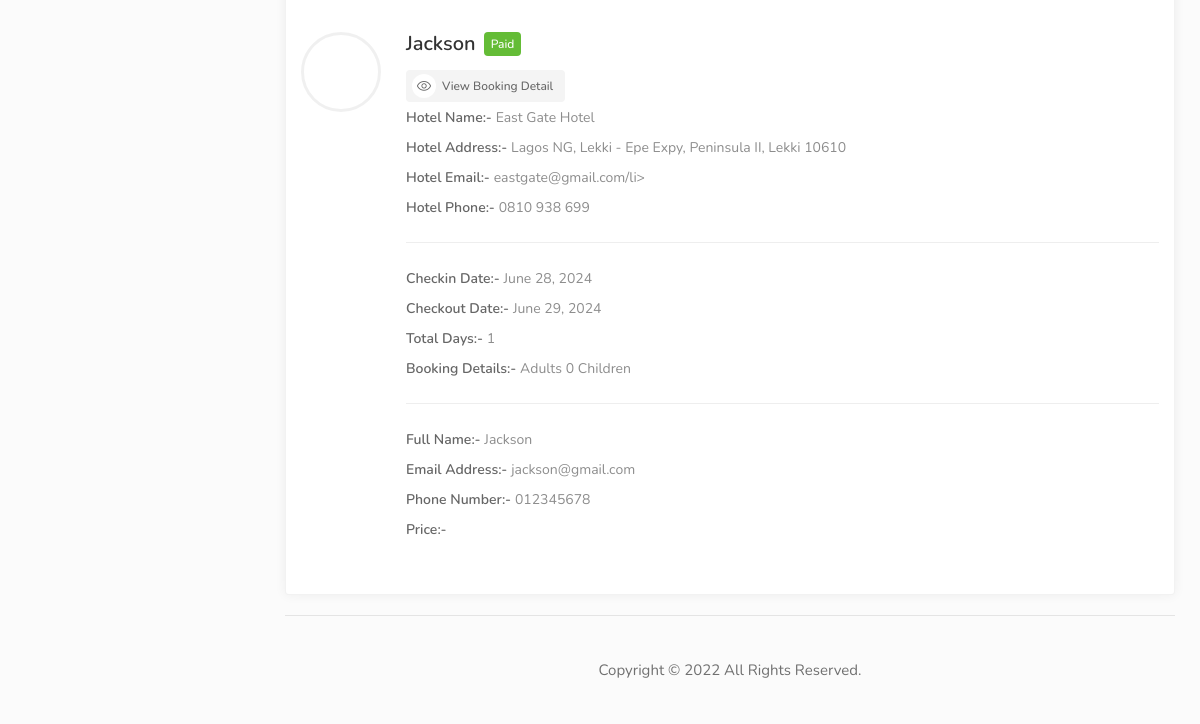
Before: /dashboard/bookings/ (signed in, lower part) with the older database file.
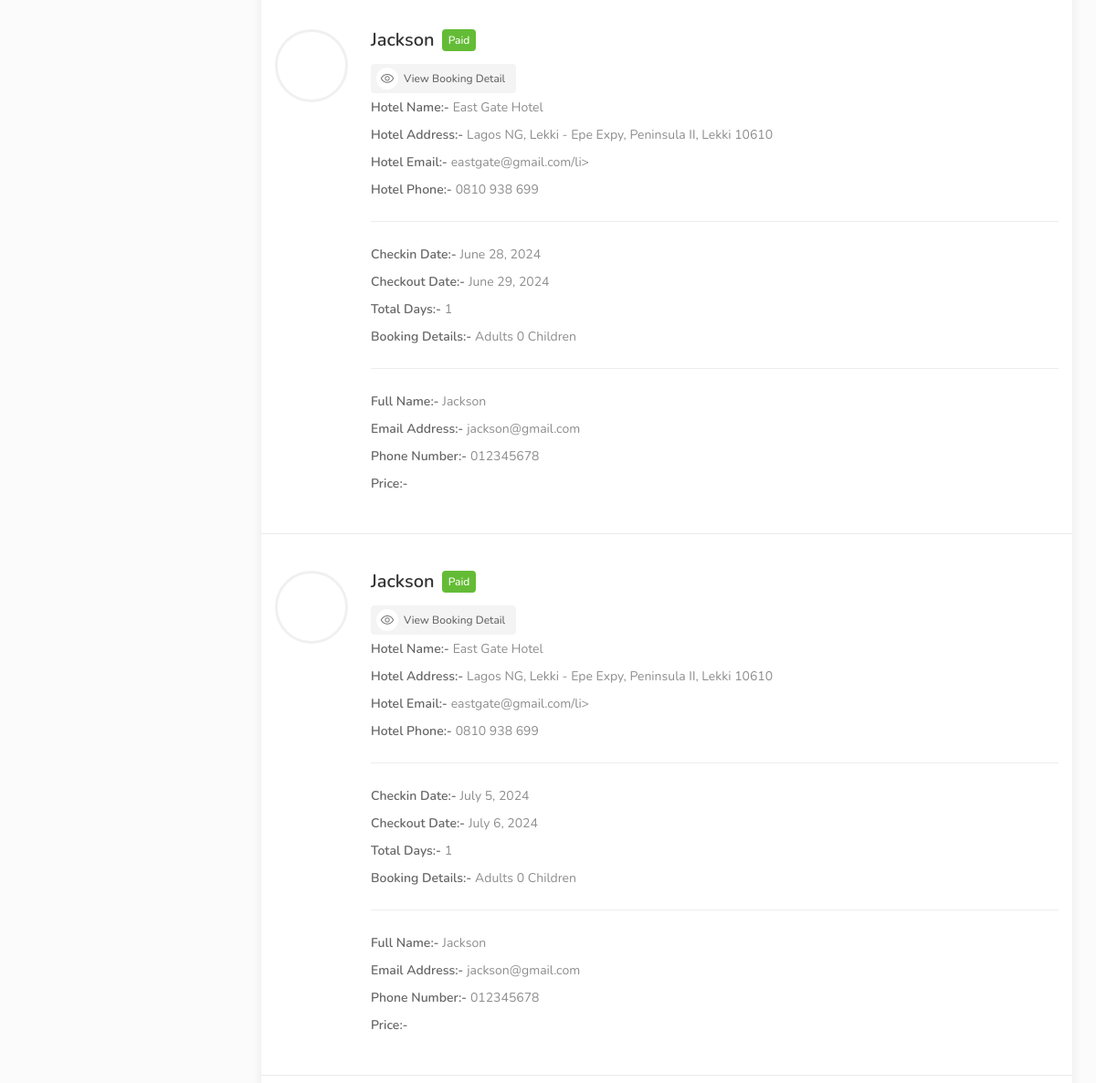
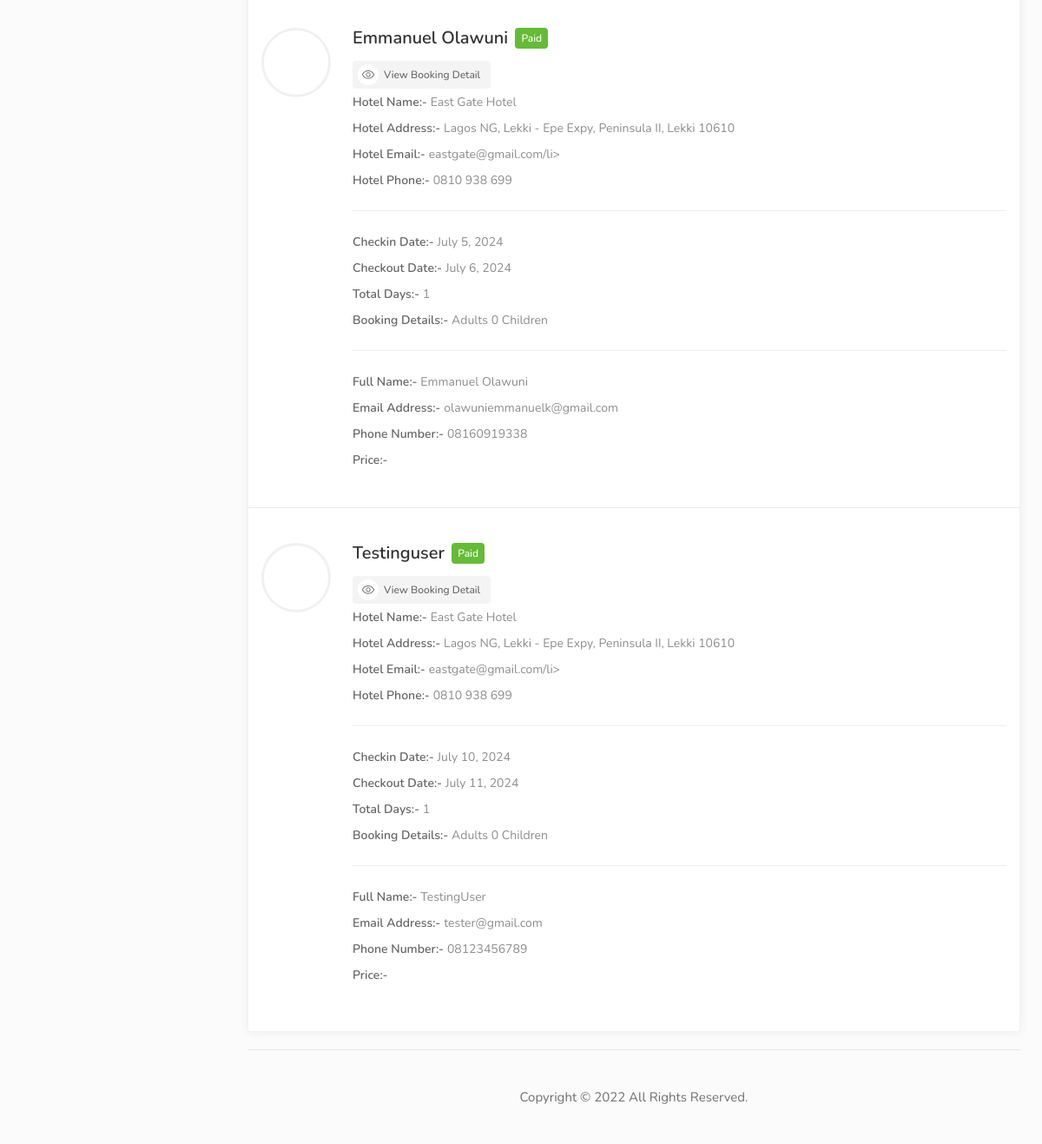
After: the same page with the newer database file (2 pictures, top to bottom).
### hotel/models.py (models this page shows, shortened)
class Booking(models.Model):
    user = models.ForeignKey(User, on_delete=models.SET_NULL, null=True, blank=True)
    payment_status = models.CharField(max_length=100, choices=PAYMENT_STATUS)
    full_name = models.CharField(max_length=255)
    email = models.CharField(max_length=255)
    phone = models.CharField(max_length=255)
    hotel = models.ForeignKey(Hotel, on_delete=models.SET_NULL, null=True, blank=True)
    room_type = models.ForeignKey(RoomType, on_delete=models.SET_NULL, null=True, blank=True)
    room = models.ManyToManyField(Room)
    before_discount = models.DecimalField(max_digits=12, decimal_places=2, default=0.00)
    total = models.DecimalField(max_digits=12, decimal_places=2, default=0.00)
    saved = models.DecimalField(max_digits=12, decimal_places=2, default=0.00)
    check_in_date = models.DateField()
    check_out_date = models.DateField(null=True, blank=True)
    total_days = models.PositiveIntegerField(default=0)
    num_adults = models.PositiveIntegerField(default=1)
    num_children = models.PositiveIntegerField(default=0)
    checked_in = models.BooleanField(default=False)
    checked_out = models.BooleanField(default=False)
    is_active = models.BooleanField(default=False)
    checked_in_tracker = models.BooleanField(default=False)
    checked_out_tracker = models.BooleanField(default=False)
    coupons = models.ManyToManyField("hotel.Coupon", blank=True)
    date = models.DateTimeField(auto_now_add=True)
    stripe_payment_intent = models.CharField(max_length=1000, null=True, blank=True)
    successID = ShortUUIDField(unique=True, length=10, max_length=20, alphabet="abcdefghijklmnopqrstuvwxyz", null=True, blank=True)
    booking_id = ShortUUIDField(unique=True, length=10, max_length=20, alphabet="abcdefghijklmnopqrstuvwxyz")

class Hotel(models.Model):
    user = models.ForeignKey(User, on_delete=models.SET_NULL, null=True)  # The hotel lister
    name = models.CharField(max_length=255)
    description = CKEditor5Field(null=True, blank=True, config_name='extends')
    image = models.FileField(upload_to="hotel_gallery")
    address = models.CharField(max_length=500)
    mobile = models.CharField(max_length=20)
    email = models.EmailField()
    status = models.CharField(max_length=20, choices=HOTEL_STATUS, default="Live")
    tags = TaggableManager(blank=True)
    views = models.IntegerField(default=0)
    featured = models.BooleanField(default=False)
    hotelID = ShortUUIDField(unique=True, length=10, max_length=20, alphabet="abcdefghijklmnopqrstuvwxyz")
    slug = models.SlugField(unique=True)
    date = models.DateTimeField(auto_now_add=True)
    website = models.CharField(max_length=2048, null=True, blank=True)
    facebook = models.CharField(max_length=2048, null=True, blank=True)
    twitter = models.CharField(max_length=2048, null=True, blank=True)
    instagram = models.CharField(max_length=2048, null=True, blank=True)
    youtube = models.CharField(max_length=2048, null=True, blank=True)
    def thumbnail(self):
        if self.image:
            return mark_safe("<img src='%s' width='50' height='50' style='object-fit: cover; border-radius 7px;' />" % (self.image.url))
        return "No Image"
    thumbnail.short_description = 'Thumbnail'
    def hotel_gallery(self):
        return HotelGallery.objects.filter(hotel=self)

### user_dashboard/views.py (the view)
# urls.py: path("bookings/", views.bookings, name="bookings"),
@login_required
def bookings(request):
    booking = Booking.objects.filter(user=request.user, payment_status="paid")
    context = {
        "booking": booking
    }
    return render(request, "user_dashboard/booking.html", context)

### templates/user_dashboard/booking.html (shortened to what the changed rows need)
{% extends 'partials/dashboard_base.html' %}
{% load static %}
{% block content %}
<div class="row">
    <div class="col-lg-12">
        <div class="utf_dashboard_list_box margin-top-0">
            <ul>
                {% for b in booking %}
                <li class="utf_approved_booking_listing margin-bottom-10 ">
                    <div class="utf_list_box_listing_item bookings">
                        <div class="utf_list_box_listing_item-img"><img src="{{ profile.image.url }}" alt=""></div>
                        <div class="utf_list_box_listing_item_content">
                            <div class="inner">
                                <h3>{{ b.full_name|title}} <span class="utf_booking_listing_status">{{b.payment_status|title}}</span></h3>
                                <div class=""> <a href="{% url 'user_dashboard:booking_detail' b.booking_id %}" class="button gray "><i class="sl sl-icon-eye"></i> View Booking Detail</a> </div>
                                <div class="utf_inner_booking_listing_list">
                                    <h5>Hotel Name:-</h5>
                                    <ul class="utf_booking_listing_list">
                                        <li>{{ b.hotel.name }}</li>
                                    </ul>
                                </div>
                                <div class="utf_inner_booking_listing_list">
                                    <h5>Hotel Address:-</h5>
                                    <ul class="utf_booking_listing_list">
                                        <li>{{ b.hotel.address }}</li>
                                    </ul>
                                </div>
                                <div class="utf_inner_booking_listing_list">
                                    <h5>Hotel Email:-</h5>
                                    <ul class="utf_booking_listing_list">
                                        <li class="highlighted">{{ b.hotel.email}}/li>
                                    </ul>
                                </div>
                                <div class="utf_inner_booking_listing_list">
                                    <h5>Hotel Phone:-</h5>
                                    <ul class="utf_booking_listing_list">
                                        <li class="highlighted">{{ b.hotel.mobile }}</li>
                                    </ul>
                                </div>
                                <hr>
                                <div class="utf_inner_booking_listing_list">
                                    <h5>Checkin Date:-</h5>
                                    <ul class="utf_booking_listing_list">
                                        <li class="highlighted">{{ b.check_in_date }}</li>
                                    </ul>
                                </div>
                                <div class="utf_inner_booking_listing_list">
                                    <h5>Checkout Date:-</h5>
                                    <ul class="utf_booking_listing_list">
                                        <li class="highlighted">{{ b.check_out_date }}</li>
                                    </ul>
                                </div>
                                <div class="utf_inner_booking_listing_list">
                                    <h5>Total Days:-</h5>
                                    <ul class="utf_booking_listing_list">
                                        <li class="highlighted">{{ b.total_days }}</li>
                                    </ul>
                                </div>
                                <div class="utf_inner_booking_listing_list">
                                    <h5>Booking Details:-</h5>
                                    <ul class="utf_booking_listing_list">
                                        <li class="highlighted">{{ b.num_adult }} Adults</li>
                                        <li class="highlighted">{{ b.num_children }} Children</li>
                                    </ul>
                                </div>
                                <hr>
                                <div class="utf_inner_booking_listing_list">
                                    <h5>Full Name:-</h5>
                                    <ul class="utf_booking_listing_list">
                                        <li class="highlighted">{{ b.full_name }}</li>
                                    </ul>
                                </div>
                                <div class="utf_inner_booking_listing_list">
                                    <h5>Email Address:-</h5>
                                    <ul class="utf_booking_listing_list">
                                        <li class="highlighted">{{ b.email }}</li>
                                    </ul>
                                </div>
                                <div class="utf_inner_booking_listing_list">
                                    <h5>Phone Number:-</h5>
                                    <ul class="utf_booking_listing_list">
                                        <li class="highlighted">{{ b.phone }}</li>
                                    </ul>
                                </div>
                                <div class="utf_inner_booking_listing_list">
                                    <h5>Price:-</h5>
                                </div>
                            </div>
                        </div>
                    </div>
                </li>
                {% endfor %}
            </ul>
        </div>
    </div>
</div>
</div>
</div>
</div>
{% endblock content %}

Changed rows visible on the page:
added Booking: full_name "Jackson", payment_status "Paid", hotel.name "East Gate Hotel", hotel.address "Lagos NG, Lekki - Epe Expy, Peninsula II, Lekki 10610", hotel.email "eastgate@gmail.com", hotel.mobile "0810 938 699", check_in_date "July 5, 2024", check_out_date "July 6, 2024", total_days "1", num_children "0", email "jackson@gmail.com", phone "012345678"
added Booking: full_name "Emmanuel Olawuni", payment_status "Paid", hotel.name "East Gate Hotel", hotel.address "Lagos NG, Lekki - Epe Expy, Peninsula II, Lekki 10610", hotel.email "eastgate@gmail.com", hotel.mobile "0810 938 699", check_in_date "July 5, 2024", check_out_date "July 6, 2024", total_days "1", num_children "0", email "olawuniemmanuelk@gmail.com", phone "08160919338"
added Booking: full_name "Testinguser", payment_status "Paid", hotel.name "East Gate Hotel", hotel.address "Lagos NG, Lekki - Epe Expy, Peninsula II, Lekki 10610", hotel.email "eastgate@gmail.com", hotel.mobile "0810 938 699", check_in_date "July 10, 2024", check_out_date "July 11, 2024", total_days "1", num_children "0", full_name "TestingUser", email "tester@gmail.com", phone "08123456789"
